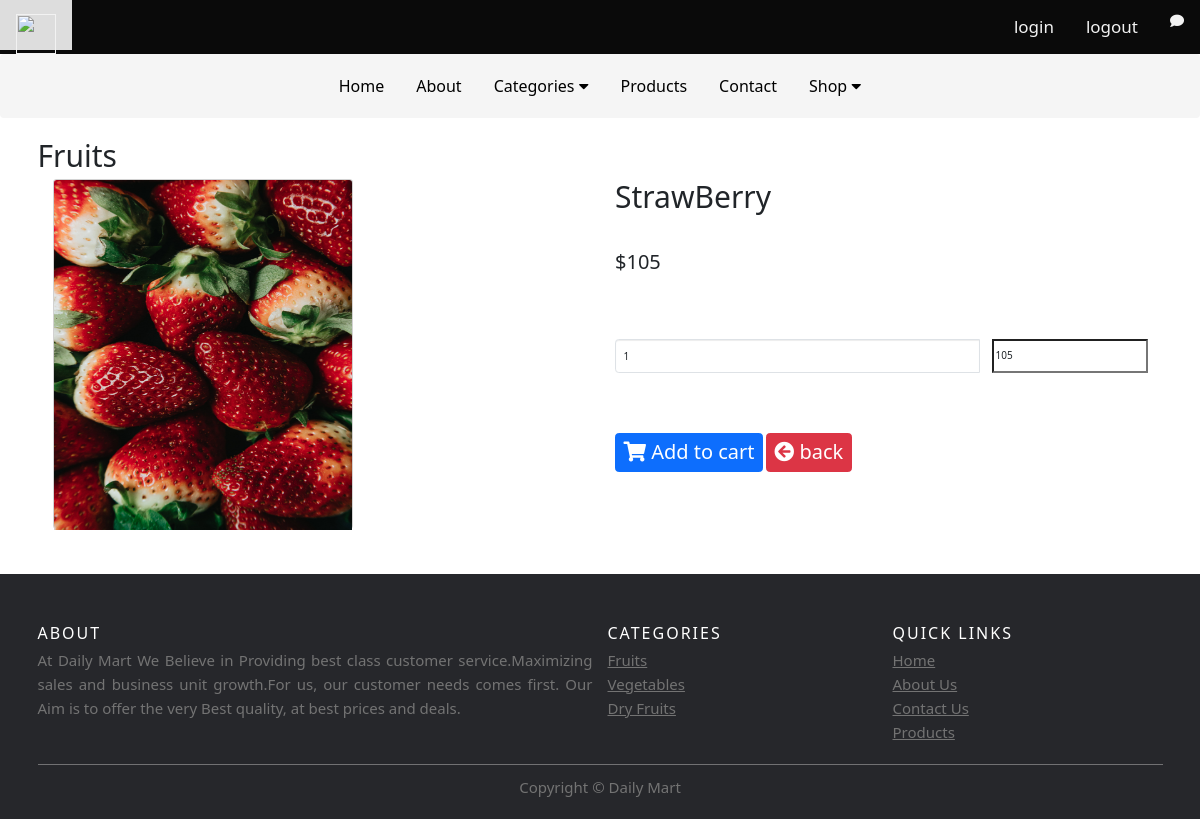
Screenshot of /viewfruit/1/ with the database file from the repository.
### AdminApp/models.py (models this page shows)
class Product(models.Model):
    productname=models.CharField(max_length=300)
    productcategory=models.CharField(max_length=200)
    productimage=models.ImageField(upload_to='images',default='null.jpg')
    productprice=models.IntegerField()

### UserApp/views.py (the view)
# urls.py: path('viewfruit/<int:id>/',views.viewfruit,name='viewfruit'),
def viewfruit(request,id):
    data=Product.objects.filter(id=id)
    return render(request,'viewfruit.html',{'data':data})

### UserApp/templates/viewfruit.html (shortened to what this page needs)
{% extends 'users.html' %}
{% block content %}
<section>
    <div class="container">
        <div class="row">
            {% for i in data %}
            <form method="post" action="{% url 'cartdata' id=i.id  %}" enctype="multipart/form-data">
            <h2 style="font-size: 30px;">  {{i.productcategory}}</h2>
            <div class="col-md-6">
                <div class="card" style="width: 30rem; height:350px;">
                    <img class="card-img-top" src="{{i.productimage.url}}" alt="Card image cap" style="height:350px">
                </div>
            </div>
            <div class="col-md-6">
                <h2 style="font-size: 30px;">  {{i.productname}}</h2>
                <br><br>
                <h4 style="font-size: 20px;"> ${{i.productprice}} </h4>
                <br><br><br><br>
                <div class="input-group col-md-6 ">
                    <input type="number" id="quantity" name="quantity" class="form-control" value="1" min="1" max="100">&nbsp;&nbsp;&nbsp;&nbsp;&nbsp;
                    <input type="text" id="total" name="total" value="{{i.productprice}}" >
                </div>
                <br><br>
                <div class="total">
                    <br><br>
                    <button type="submit" class="btn btn-primary add-to-cart" style="font-size:20px">
                        <i class="fa fa-shopping-cart"></i> Add to cart
                    </button>
                        <button class="btn btn-danger " style="font-size:20px"type="submit" formaction="{% url 'products' %}">
                            <i class="fa fa-arrow-circle-left"></i> back
                          </button>
                </div>
            </div>
        </form>
            </div>
        </div>
            {% endfor %}
</section>
{% endblock %}

### rows the page displays
Product: productcategory "Fruits", productimage (picture), productname "StrawBerry", productprice "105", total "105"
